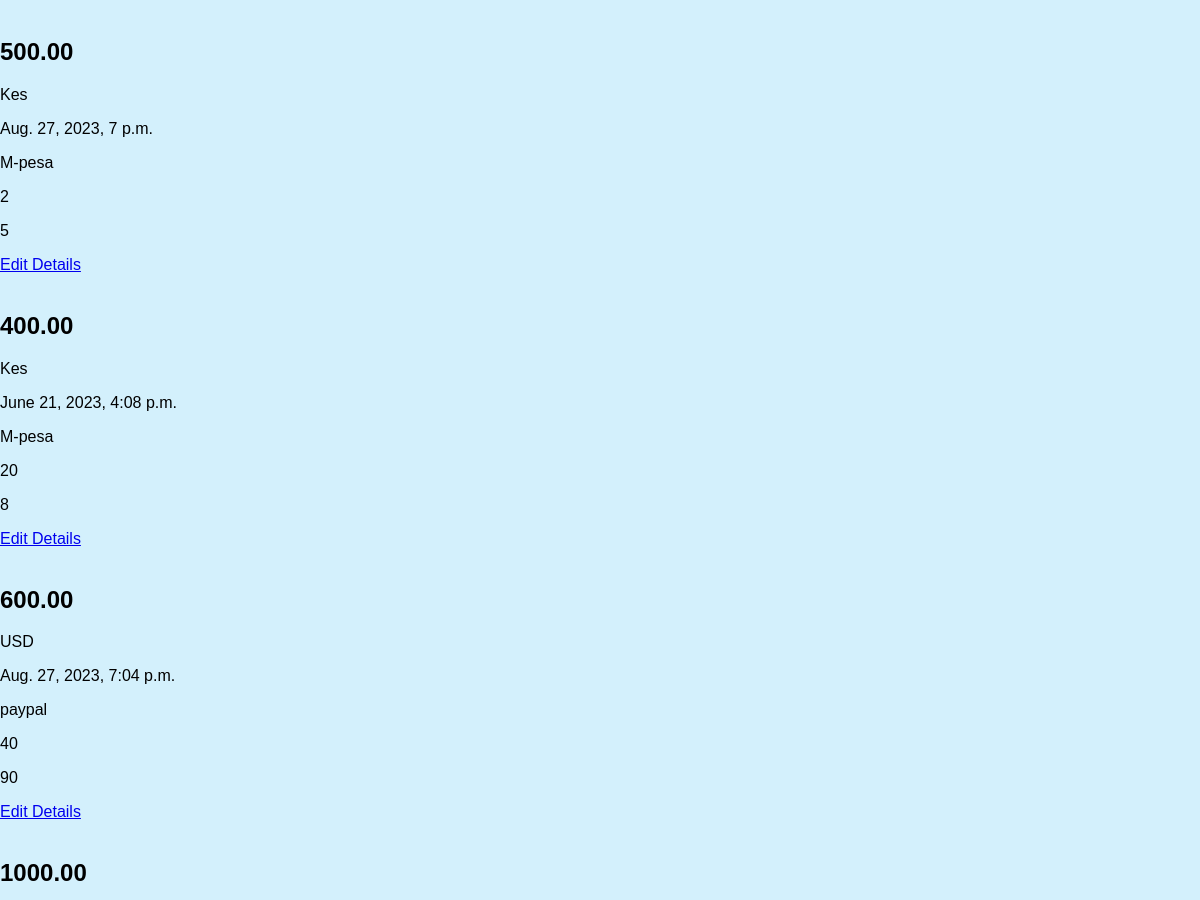
/payment/payments/list (upper part), run on an earlier commit of the app's database.
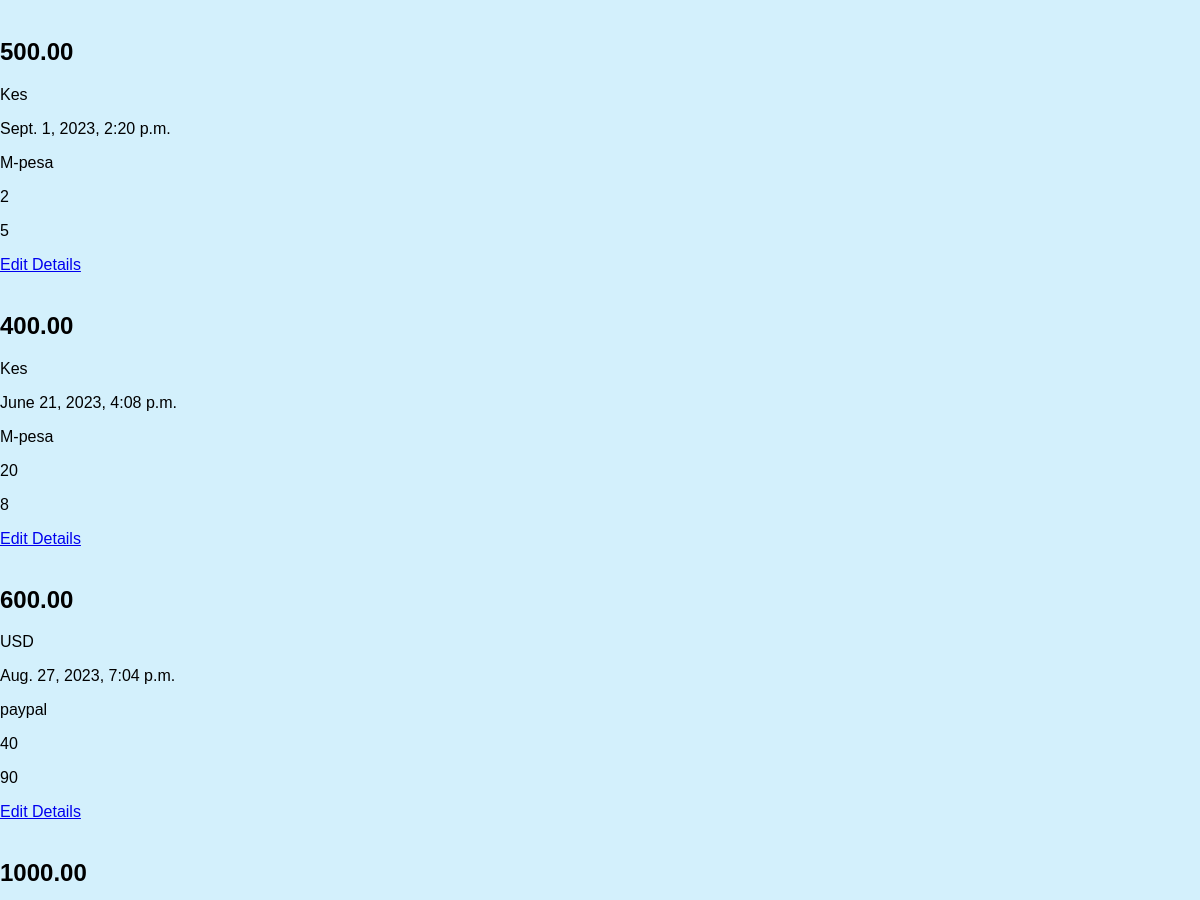
And on a later commit of the database.
### payment/models.py (models this page shows, shortened)
class Payment(models.Model):
    amount = models.DecimalField(max_digits=10, decimal_places=2)
    currency = models.CharField(max_length=3)
    date = models.DateTimeField(auto_now =True)
    method = models.CharField(max_length=10)
    customer_id = models.IntegerField()
    order_id = models.IntegerField()

### payment/views.py (the view)
# urls.py: path("payments/list",payments_list_view,name ="payments_list_view"),
def payments_list_view(request):
    payments = Payment.objects.all()
    return render(request,"payment/payment_list.html",{"payments": payments})

### templates/payment/payment_list.html (shortened to what this page needs)
<!DOCTYPE html>
<html lang="en">
<head>
    </head>
    <body>
<div class="payment-container">
        {% for payment in payments %}
        <div class="payment">
            <h2 class="payment-title"> {{ payment.amount}}</h2>
            <p class="payment"> {{ payment.currency}}</p>
            <p class="payment"> {{ payment.date}}</p>
            <p class="payment"> {{ payment.method}}</p>
            <p class="payment"> {{ payment.customer_id}}</p>
            <p class="payment"> {{ payment.order_id}}</p>
            <div class="payment">
                <a href="{% url 'payment_update_view' id=payment.id%}" class="edit">Edit Details</a>
        </div>
        </div>
        {% endfor%}
    </div>
</body>
</html>

What changed in the data, as far as the page shows it:
changed Payment: date "Aug. 27, 2023, 7 p.m." → "Sept. 1, 2023, 2:20 p.m."
